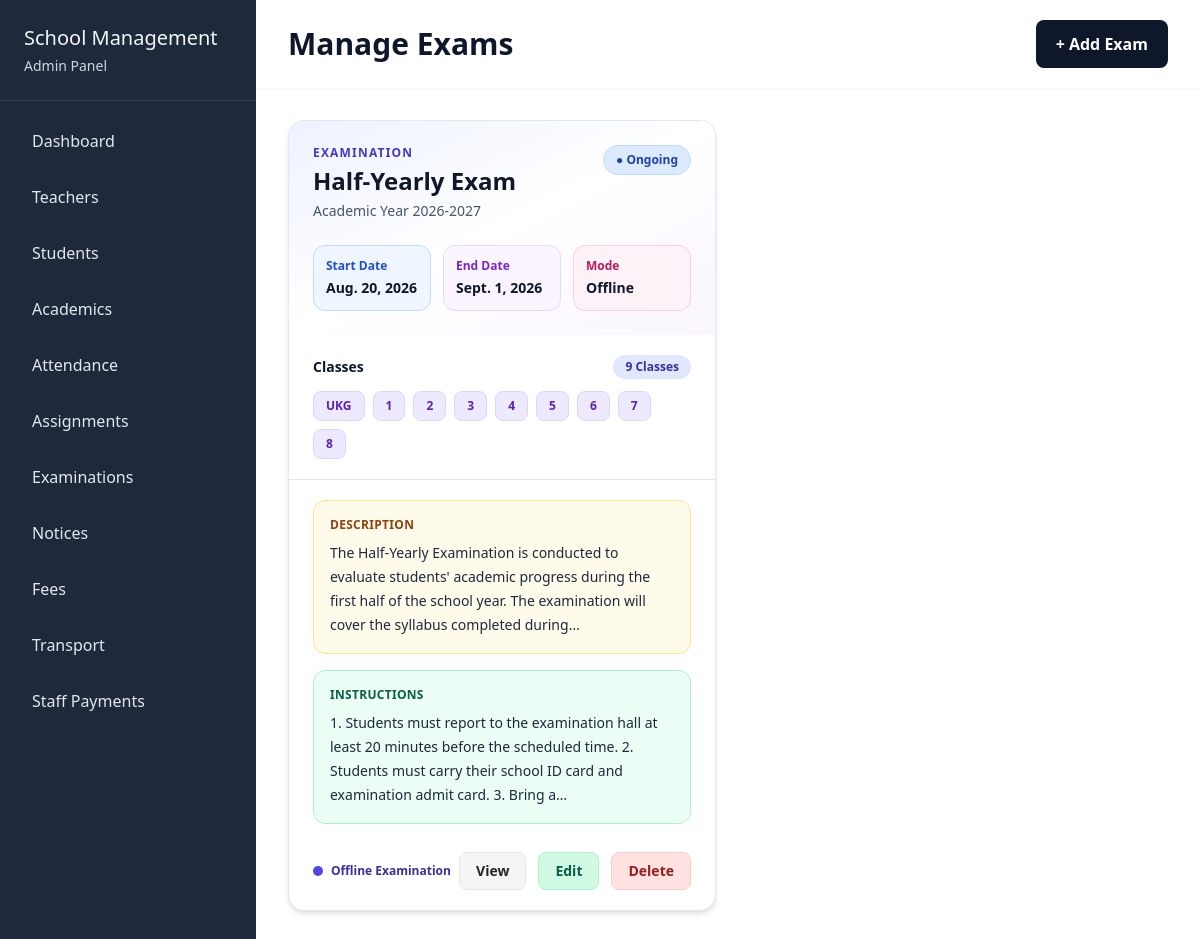
Page /examination/manage/exam/ on the committed database.
### examination/models.py (models this page shows, shortened)
class Exam(models.Model):
    EXAM_MODE = [
        ("Offline", "Offline"),
        ("Online", "Online")
    ]
    EXAM_STATUS = [
        ("Upcoming", "Upcoming"),
        ("Ongoing", "Ongoing"),
        ("Completed", "Completed")
    ]
    exam_name = models.CharField(max_length=200)
    schoolclass = models.ManyToManyField(SchoolClass)
    academic_year = models.CharField(max_length=20)
    mode = models.CharField(max_length=20, choices=EXAM_MODE ,default="Offline")
    start_date = models.DateField()
    end_date = models.DateField()
    status = models.CharField(max_length=20, choices=EXAM_STATUS ,default="Upcoming")
    instructions = models.TextField(null=True, blank=True)
    description = models.TextField(null=True, blank=True)

### academics/models.py (models this page shows, shortened)
class SchoolClass(models.Model):
    name = models.CharField(max_length=50)

### examination/views.py (the view)
# urls.py: path("manage/exam/", views.manage_exams, name="manage_exams"),
def manage_exams(req):
    data = {
        "exams" : Exam.objects.all(),
    }
    return render(req, "examination/manage_exams.html", data)

### examination/templates/examination/manage_exams.html (shortened to what this page needs)
{% extends 'school_admin/base.html' %}
{% block content %}
<div class="flex-1 bg-white">
    <div class="bg-white px-8 py-5 shadow-sm mb-8 flex items-center justify-between">
        <h1 class="text-3xl font-bold text-slate-900">Manage Exams</h1>
        <a href="{% url 'insert_exam' %}"
           class="px-5 py-3 rounded-lg bg-slate-900 text-white font-semibold hover:bg-slate-800 transition">+ Add Exam</a>
    </div>
    <div class="px-8 pb-10">
        <div class="grid grid-cols-2 gap-6">
            {% for exam in exams %}
            <div class="bg-white rounded-2xl border border-slate-200 shadow-md hover:shadow-lg transition overflow-hidden">
                <div class="p-6 bg-gradient-to-br from-indigo-50 via-white to-purple-50">
                    <div class="flex items-start justify-between gap-4">
                        <div>
                            <p class="text-xs font-bold uppercase tracking-widest text-indigo-700">Examination</p>
                            <h2 class="text-2xl font-bold text-slate-900 mt-1">{{ exam.exam_name }}</h2>
                            <p class="text-sm font-medium text-slate-600 mt-1">Academic Year {{ exam.academic_year }}</p>
                        </div>
                        <span class="px-3 py-1.5 rounded-full bg-blue-100 text-blue-800 text-xs font-bold border border-blue-200">● {{exam.status}}</span>
                    </div>
                    <div class="grid grid-cols-3 gap-3 mt-6">
                        <div class="bg-blue-50 border border-blue-200 rounded-xl p-3">
                            <p class="text-xs font-bold text-blue-700">Start Date</p>
                            <p class="text-sm font-bold text-slate-900 mt-1">{{ exam.start_date }}</p>
                        </div>
                        <div class="bg-purple-50 border border-purple-200 rounded-xl p-3">
                            <p class="text-xs font-bold text-purple-700">End Date</p>
                            <p class="text-sm font-bold text-slate-900 mt-1">{{ exam.end_date }}</p>
                        </div>
                        <div class="bg-pink-50 border border-pink-200 rounded-xl p-3">
                            <p class="text-xs font-bold text-pink-700">Mode</p>
                            <p class="text-sm font-bold text-slate-900 mt-1">{{ exam.mode }}</p>
                        </div>
                    </div>
                </div>
                <div class="px-6 py-5 bg-white border-b border-slate-200">
                    <div class="flex items-center justify-between mb-3">
                        <p class="text-sm font-bold text-slate-900">Classes</p>
                        <span class="text-xs font-bold text-indigo-800 bg-indigo-100 px-3 py-1 rounded-full">{{ exam.schoolclass.count }} Classes</span>
                    </div>
                    <div class="flex flex-wrap gap-2">
                        {% for schoolclass in exam.schoolclass.all %}
                        <span class="px-3 py-1.5 rounded-lg bg-violet-100 text-violet-800 border border-violet-200 text-xs font-bold">{{ schoolclass.name }}</span>
                        {% empty %}
                        <span class="text-sm text-slate-500">No classes assigned</span>
                        {% endfor %}
                    </div>
                </div>
                {% if exam.description %}
                <div class="mx-6 mt-5 p-4 rounded-xl bg-amber-50 border border-amber-200">
                    <p class="text-xs font-bold uppercase tracking-wide text-amber-800 mb-2">Description</p>
                    <p class="text-sm font-medium text-slate-800 leading-6">{{ exam.description|truncatechars:180 }}</p>
                </div>
                {% endif %}
                {% if exam.instructions %}
                <div class="mx-6 mt-4 p-4 rounded-xl bg-emerald-50 border border-emerald-200">
                    <p class="text-xs font-bold uppercase tracking-wide text-emerald-800 mb-2">Instructions</p>
                    <p class="text-sm font-medium text-slate-800 leading-6">{{ exam.instructions|truncatechars:180 }}</p>
                </div>
                {% endif %}
                <div class="px-6 py-5 mt-2 flex items-center justify-between">
                    <div class="flex items-center gap-2">
                        {% if exam.mode == "Online" %}
                        <span class="w-2.5 h-2.5 rounded-full bg-cyan-600"></span>
                        <span class="text-xs font-bold text-cyan-800">Online Examination</span>
                        {% else %}
                        <span class="w-2.5 h-2.5 rounded-full bg-indigo-600"></span>
                        <span class="text-xs font-bold text-indigo-800">Offline Examination</span>
                        {% endif %}
                    </div>
                    <div class="flex items-center gap-3">
                        <a href="{% url "view_exam" exam.id %}" class="px-4 py-2 rounded-lg bg-neutral-100 text-neutral-800 border border-neutral-200 text-sm font-bold hover:bg-neutral-200 transition">View</a>
                        <a href="{% url "edit_exam" exam.id %}" class="px-4 py-2 rounded-lg bg-emerald-100 text-emerald-800 border border-emerald-200 text-sm font-bold hover:bg-emerald-200 transition">Edit</a>
                        <a href="{% url "delete_exam" exam.id %}" onclick="return confirm('Are you sure you want to delete {{ exam.exam_name }}?')" class="px-4 py-2 rounded-lg bg-red-100 text-red-800 border border-red-200 text-sm font-bold hover:bg-red-200 transition">Delete</a>
                    </div>
                </div>
            </div>
            {% endfor %}
        </div>
    </div>
</div>
{% endblock content %}

### rows in the picture
Exam: exam_name "Half-Yearly Exam", academic_year "2026-2027", status "Ongoing", start_date "Aug. 20, 2026", end_date "Sept. 1, 2026", mode "Offline", schoolclass.count "9", description "The Half-Yearly Examination is conducted to evaluate students' academic progress during the first half of the school year. The examination will cover the syllabus completed during…", instructions "1. Students must report to the examination hall at least 20 minutes before the scheduled time. 2. Students must carry their school ID card and examination admit card. 3. Bring a…", shows "Offline Examination"
SchoolClass: name "UKG"
SchoolClass: name "1"
SchoolClass: name "2"
SchoolClass: name "3"
SchoolClass: name "4"
SchoolClass: name "5"
SchoolClass: name "6"
SchoolClass: name "7"
SchoolClass: name "8"
